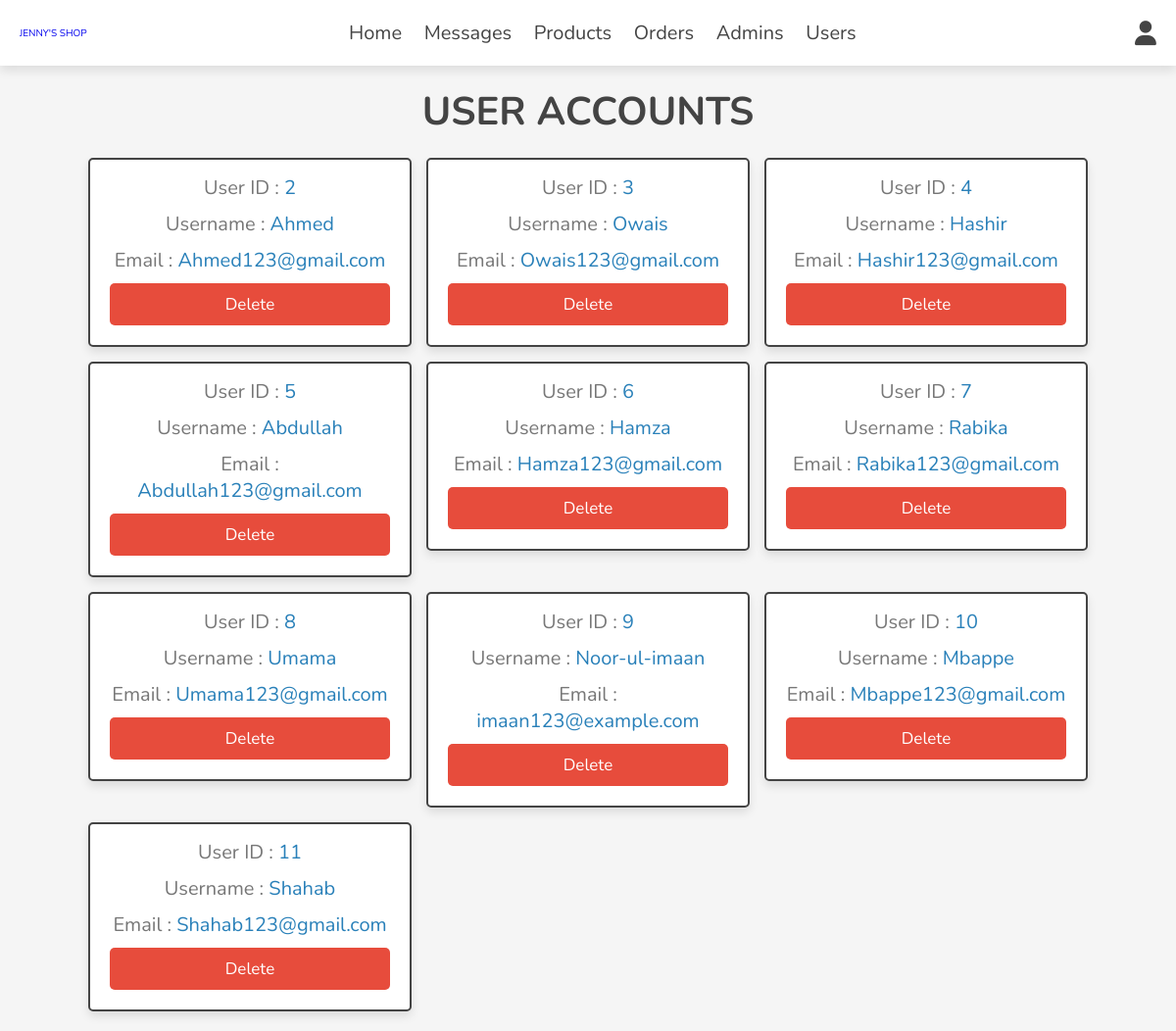
Screenshot of /admin/users_accounts.php (signed in) with the database file from the repository.
### tables this page shows
CREATE TABLE `users` (
  `id` int(100) NOT NULL,
  `name` varchar(20) NOT NULL,
  `email` varchar(50) NOT NULL,
  `password` varchar(50) NOT NULL,
  `Purchased_Worth` mediumtext NOT NULL
);

### admin/users_accounts.php (the view, shortened to what this page needs)
<?php
include '../components/connect.php';
?>
<!DOCTYPE html>
<html lang="en">
<head>
   <link rel="stylesheet" href="https://cdnjs.cloudflare.com/ajax/libs/font-awesome/6.1.1/css/all.min.css">
   <link rel="stylesheet" href="../css/admin_style.css">
</head>
<body>
<?php include '../components/admin_header.php'; ?>
<section class="accounts">
   <h1 class="heading">User Accounts</h1>
   <div class="box-container">
   <?php
      $select_accounts = $conn->prepare("SELECT * FROM `users`");
      $select_accounts->execute();
      if($select_accounts->rowCount() > 0){
         while($fetch_accounts = $select_accounts->fetch(PDO::FETCH_ASSOC)){
   ?>
   <div class="box">
      <p> User ID : <span><?= $fetch_accounts['id']; ?></span> </p>
      <p> Username : <span><?= $fetch_accounts['name']; ?></span> </p>
      <p> Email : <span><?= $fetch_accounts['email']; ?></span> </p>
      <a href="users_accounts.php?delete=<?= $fetch_accounts['id']; ?>" onclick="return confirm('Delete this account? the user related information will also be delete!')" class="delete-btn">delete</a>
   </div>
   <?php
         }
      }else{
         echo '<p class="empty">No accounts available..!</p>';
      }
   ?>
   </div>
</section>
</body>
</html>

### css/admin_style.css (style rules this page uses)
:root { --main-color:#2980b9; --orange:#f39c12; --red:#e74c3c; --black:#444; --white:#fff; --light-color:#777; --light-bg:#f5f5f5; --border:.2rem solid var(--black); --box-shadow:0 .5rem 1rem rgba(0,0,0,.1); }
* { font-family: 'Nunito', sans-serif; margin:0; padding:0; box-sizing: border-box; outline: none; border:none; text-decoration: none; }
html { font-size: 62.5%; overflow-x: hidden; }
body { background-color: var(--light-bg); }
section { padding:2rem; max-width: 1200px; margin:0 auto; }
.heading { font-size: 4rem; color:var(--black); margin-bottom: 2rem; text-align: center; text-transform: uppercase; }
.btn, .delete-btn, .option-btn { display: block; width: 100%; margin-top: 1rem; border-radius: .5rem; padding:1rem 3rem; font-size: 1.7rem; text-transform: capitalize; color:var(--white); cursor: pointer; text-align: center; }
.delete-btn { background-color: var(--red); }
.accounts .box-container { display: grid; grid-template-columns: repeat(auto-fit, 33rem); gap:1.5rem; align-items: flex-start; justify-content: center; }
.accounts .box-container .box { padding:2rem; padding-top: .5rem; border-radius: .5rem; text-align: center; border:var(--border); background-color: var(--white); box-shadow: var(--box-shadow); }
.accounts .box-container .box p { font-size: 2rem; color:var(--light-color); margin: 1rem 0; }
.accounts .box-container .box p span { color:var(--main-color); }

### rows the page displays
users: id "2", name "Ahmed", email "Ahmed123@gmail.com"
users: id "3", name "Owais", email "Owais123@gmail.com"
users: id "4", name "Hashir", email "Hashir123@gmail.com"
users: id "5", name "Abdullah", email "Abdullah123@gmail.com"
users: id "6", name "Hamza", email "Hamza123@gmail.com"
users: id "7", name "Rabika", email "Rabika123@gmail.com"
users: id "8", name "Umama", email "Umama123@gmail.com"
users: id "9", name "Noor-ul-imaan", email "imaan123@example.com"
users: id "10", name "Mbappe", email "Mbappe123@gmail.com"
users: id "11", name "Shahab", email "Shahab123@gmail.com"
